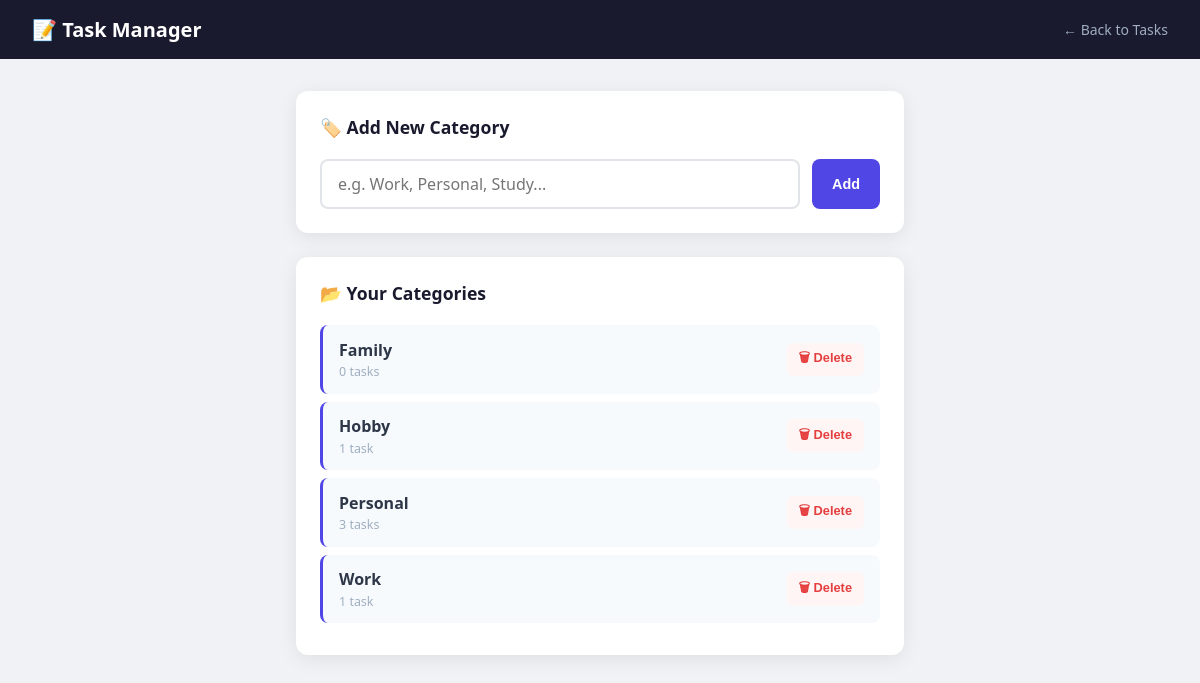
Page /categories/ (signed in) on the committed database.
### tasks/models.py (models this page shows, shortened)
class Category(models.Model):
    user = models.ForeignKey(
        User,
        on_delete=models.CASCADE,
        related_name='categories'
    )
    name = models.CharField(max_length=100)
    class Meta:
        ordering = ['name']
        verbose_name_plural = 'Categories'

### tasks/views.py (the view)
# urls.py: path('categories/',                 views.CategoryListView.as_view(),   name='category_list'),
class CategoryListView(LoginRequiredMixin, ListView):
    model               = Category
    template_name       = 'tasks/category_list.html'
    context_object_name = 'categories'
    def get_queryset(self):
        return Category.objects.filter(user=self.request.user)
    def get_context_data(self, **kwargs):
        context = super().get_context_data(**kwargs)
        context['form'] = CategoryForm()   # ← pass empty form on every GET
        return context

### tasks/forms.py
class CategoryForm(forms.ModelForm):
    class Meta:
        model  = Category
        fields = ['name']
        widgets = {
            'name': forms.TextInput(attrs={
                'class':       'form-control',
                'placeholder': 'e.g. Work, Personal, Study...',
            }),
        }

### tasks/templates/tasks/category_list.html (shortened to what this page needs)
<!DOCTYPE html>
<html lang="en">
<head>
</head>
<body>
<nav class="navbar">
    <a href="{% url 'tasks:task_list' %}" class="navbar-brand">📝 Task Manager</a>
    <a href="{% url 'tasks:task_list' %}" class="navbar-link">← Back to Tasks</a>
</nav>
<div class="container">
    <div class="card">
        <h2 class="card-title">🏷️ Add New Category</h2>
        <form method="POST" action="{% url 'tasks:category_create' %}">
            <div class="form-row">
                {{ form.name }}
                <button type="submit" class="btn-primary">Add</button>
            </div>
        </form>
    </div>
    <div class="card">
        <h2 class="card-title">📂 Your Categories</h2>
        {% if categories %}
            {% for category in categories %}
                <div class="category-item">
                    <div>
                        <div class="category-name">{{ category.name }}</div>
                        <div class="category-count">
                            {{ category.tasks.count }} task{{ category.tasks.count|pluralize }}
                        </div>
                    </div>
                    <form method="POST" action="{% url 'tasks:category_delete' category.pk %}">
                        <button type="submit" class="btn-delete">🗑 Delete</button>
                    </form>
                </div>
            {% endfor %}
        {% else %}
            <div class="empty-state">No categories yet. Add one above!</div>
        {% endif %}
    </div>
</div>
</body>
</html>

### tasks/templates/tasks/category_list.html (style rules this page uses)
* { margin: 0; padding: 0; box-sizing: border-box; }
body { font-family: 'Segoe UI', sans-serif; background: #f0f2f5; min-height: 100vh; }
.navbar { background: #1a1a2e; padding: 1rem 2rem; display: flex; justify-content: space-between; align-items: center; }
.navbar-brand { color: white; font-size: 1.25rem; font-weight: 700; text-decoration: none; }
.navbar-link { color: #a0aec0; text-decoration: none; font-size: 0.875rem; }
.container { max-width: 640px; margin: 2rem auto; padding: 0 1rem; }
.card { background: white; border-radius: 12px; padding: 1.5rem; box-shadow: 0 4px 20px rgba(0,0,0,0.08); margin-bottom: 1.5rem; }
.card-title { font-size: 1.1rem; font-weight: 700; color: #1a1a2e; margin-bottom: 1.25rem; }
.form-row { display: flex; gap: 0.75rem; }
.form-control { flex: 1; padding: 0.75rem 1rem; border: 2px solid #e1e5e9; border-radius: 8px; font-size: 1rem; outline: none; transition: border-color 0.2s; font-family: inherit; }
.btn-primary { padding: 0.75rem 1.25rem; background: #4f46e5; color: white; border: none; border-radius: 8px; font-size: 0.9rem; font-weight: 600; cursor: pointer; white-space: nowrap; transition: background 0.2s; }
.category-item { display: flex; justify-content: space-between; align-items: center; padding: 0.85rem 1rem; border-radius: 8px; background: #f7fafc; margin-bottom: 0.5rem; border-left: 3px solid #4f46e5; }
.category-name { font-weight: 600; color: #2d3748; }
.category-count { font-size: 0.78rem; color: #a0aec0; margin-top: 0.15rem; }
.btn-delete { background: #fff5f5; color: #e53e3e; border: none; padding: 0.35rem 0.75rem; border-radius: 6px; font-size: 0.8rem; font-weight: 600; cursor: pointer; transition: background 0.2s; }

### rows in the picture
Category: name "Family", tasks.count "0"
Category: name "Hobby", tasks.count "1"
Category: name "Personal", tasks.count "3"
Category: name "Work", tasks.count "1"
